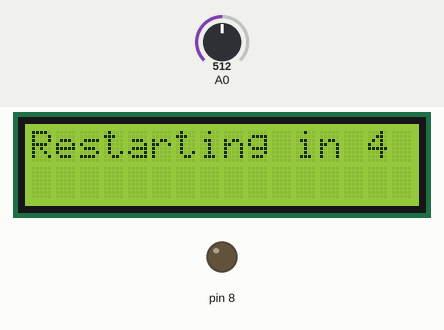
Recording of a sketch running on a simulated Arduino Uno, built with avr-gcc and run on an emulated ATmega328P. Shown: 16×2 character LCD, output pins drawn as LEDs (lit = HIGH). The test bench sets the inputs (shaded band); at power-on: A0 = 512. What the sketch prints to the serial monitor is not drawn.

Above: at 7.1 s.
At 11.7 s:
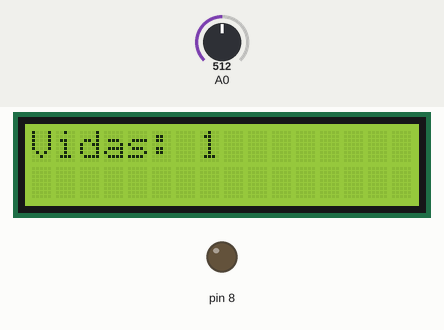
11.8 s: A0 set to 4
At 21.7 s:
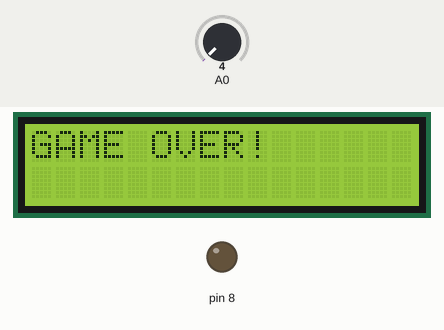
25.8 s: A0 set to 1
36.3 s: A0 set to 122
At 42.1 s:
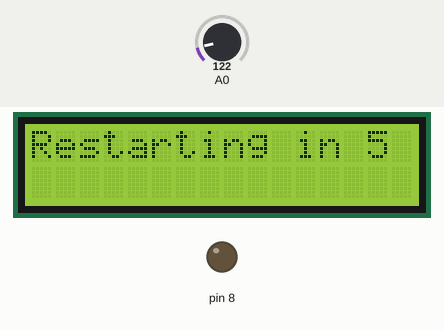
Timing chart, 0 to 43.6 s (numbered marks = the images above; inputs shaded):
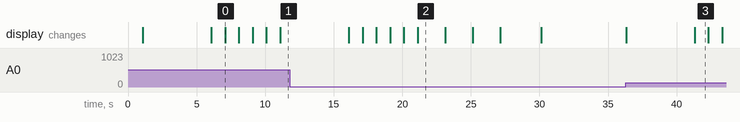

Measured:
- after the input at 36.3 s, the display: first changes at once (image 3 shows a later state)
- what the display in image 0 shows lasts 1.0 s, from 7.1 s to 8.1 s
- what the display in image 2 shows lasts 2.0 s, from 21.1 s to 23.1 s

The sketch:

ArduinoLCD.ino
```cpp
#include <LiquidCrystal.h>

//Definicao dos pinos do LCD e da quantidade de vidas que o jogador terá
LiquidCrystal lcd(12, 11, 5, 4, 3, 2);
int vida = 3;
int primeiro = 1;

//Funcao que imprime a contagem de segundos até que o jogo seja reiniciado em caso de perda de vidas
void ImprimeContagem(){
  int contador = 5;

  lcd.clear();

  //Loop com a contagem
  while(contador > 0){
    lcd.print("Restarting in ");
    lcd.print(contador);
    delay(1000);
    lcd.clear();
    contador--;
  }
}

void setup() {
  //Definicao dos modos dos pinos e inicialização do serial monitor e do LCD
  //O pino A0 é o pino de leitura da cápsula piezoelétrica, enquanto o pino 8 é o pino de comunicação com o Arduino 1
  pinMode(A0, INPUT);
  pinMode(8, OUTPUT);
  Serial.begin(9600);
  lcd.begin(16, 2);
}

void loop() {
  //Se é a primeira passagem do loop, a quantidade inicial de vidas é impressa no LCD
  if(primeiro){
    lcd.print("Vidas: ");
    lcd.print(vida);
    delay(1000);
    primeiro--;
  }

  //Leitura do pino da cápsula piezoelétrica
  int read = analogRead(A0);
  Serial.println(read);

  //Se a leitura indica que algo está gerando corrente, uma vida é diminuída do jogador. Assim, há uma pequena contagem de tempo de 5 segundos para que o jogador recoloque a bolinha em jogo
  if(read > 2){
    vida--;
    if(vida > 0){
      lcd.clear();
      lcd.print("Vidas: ");
      lcd.print(vida);
      delay(5000);
      ImprimeContagem();
      lcd.print("Vidas: ");
      lcd.print(vida);
    }

    //O caso acima é quando o jogador ainda possui vidas. O caso abaixo é quando o jogador perdeu o jogo, então uma mensagem de GAME OVER é exibida na tela
    else if(!vida){
      lcd.clear();
      lcd.print("GAME OVER!");
      delay(2000);
      lcd.clear();
      lcd.print("Press the cardb");
      delay(2000);
      lcd.clear();
      lcd.print("ox in the middle");
      delay(2000);

      //Enquanto o jogador ainda nao toca novamente na base para reiniciar o jogo, o Arduino 2 envia sinal alto para o Arduino 1, bloqueando o circuito principal dos motores
      while(!analogRead(A0)){
        digitalWrite(8, HIGH);
      }

      //Quando o jogador pressiona a base, o sinal passa a ser baixo, os motores são liberados, as vidas recarregadas e o jogo tem seu reinício
      digitalWrite(8, LOW);
      vida += 3;
      primeiro++;
      lcd.clear();
      lcd.print("Restarting...");
      delay(3000);
      lcd.clear();
    }
  }
}
```
